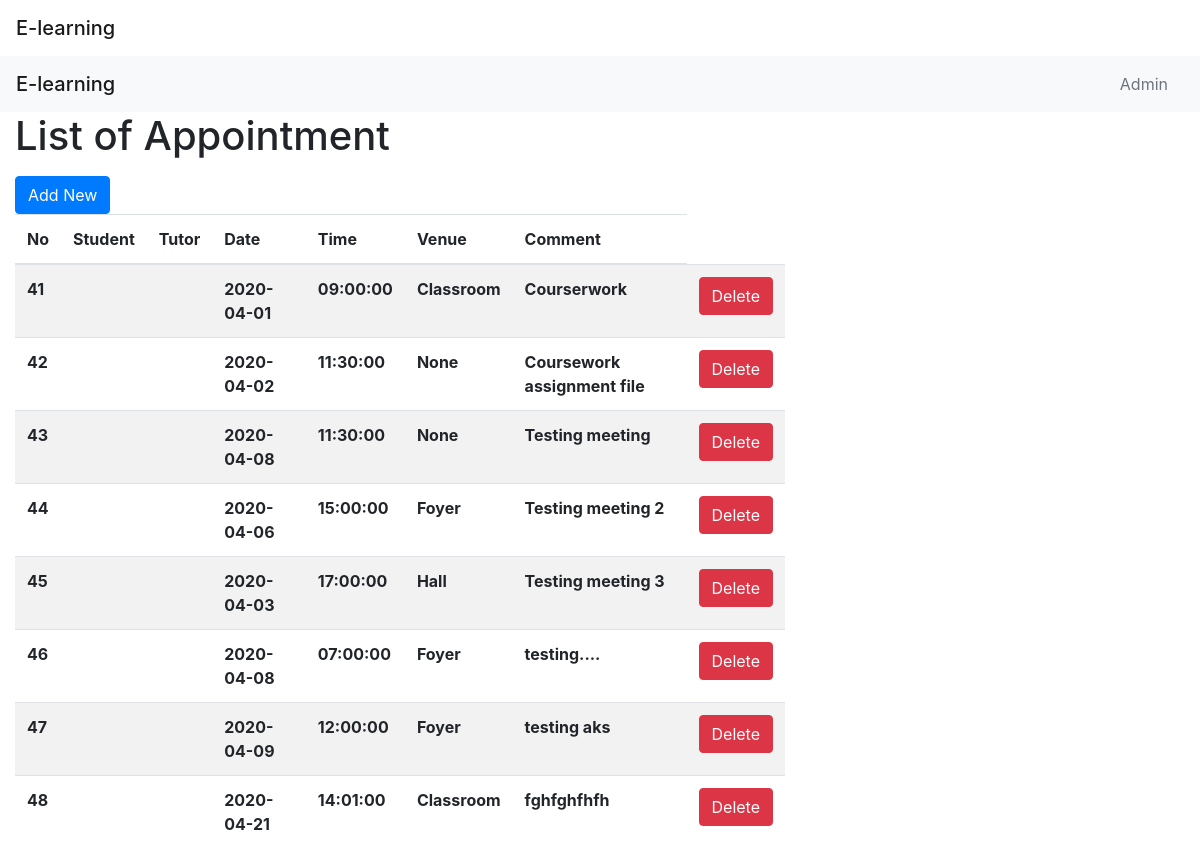
/appointment.php, run on the app's committed database.
### tables this page shows
CREATE TABLE `appointment` (
  `appointment_id` int(11) NOT NULL,
  `username` varchar(50) NOT NULL,
  `title` varchar(50) NOT NULL,
  `date` date NOT NULL,
  `time` time NOT NULL DEFAULT current_timestamp(),
  `type` varchar(30) NOT NULL,
  `venue` varchar(50) NOT NULL,
  `comment` text NOT NULL,
  `status` varchar(50) NOT NULL DEFAULT 'pending'
);

### include/function.php (called while the page is built, shortened)
<?php
include_once 'database.php';
function query($sql) {
  global $connection;
  return mysqli_query($connection, $sql);
}
 ?>

### appointment.php (the view, shortened to what this page needs)
<?php include ('database.php'); ?>
<?php include ('function.php'); ?>
<?php include ('include/header.php'); ?>
 <?php include ('include/navigation.php'); ?>
<div class="col-md-8">
	<div class="form-group">
    <h1>List of Appointment</h1>
	</div>
<table class="table table-striped">
  <div class="col-xs-4">
    <a class="btn btn-primary" href="createAppointment.php" >Add New</a>
</div>
  <thead>
    <tr>
      <th scope="col">No</th>
      <th scope="col">Student</th>
      <th scope="col">Tutor</th>
      <th scope="col">Date</th>
      <th scope="col">Time</th>
      <th scope="col">Venue</th>
      <th scope="col">Comment</th>
    </tr>
  </thead>
  <tbody>
<?php
  $query = query("SELECT * FROM appointment");
    while($row = mysqli_fetch_assoc($query)){
      $appointment_id = $row['appointment_id'];
    	$name = $row['name'];
    	$tutor = $row['tutor'];
      $date = $row['date'];
      $time = $row['time'];
      $venue = $row['venue'];
      $comment = $row['comment'];
    	echo "<tr>";
      echo "<th scope='row'>$appointment_id</th>";
      echo "<th>$name</th>";
      echo "<th>$tutor</th>";
      echo "<th>$date</th>";
      echo "<th>$time</th>";
      echo "<th>$venue</th>";
      echo "<th>$comment</th>";
    	echo "<td><a href='appointment.php?delete={$appointment_id}' class='btn btn-danger' onclick='check_delete()'>Delete</a></td>";
    	echo "</tr>";
    }
?>
  </tbody>
</table>
</div>

### data on the page
appointment: appointment_id "41", date "2020-04-01", time "09:00:00", venue "Classroom", comment "Courserwork"
appointment: appointment_id "42", date "2020-04-02", time "11:30:00", venue "None", comment "Coursework assignment file"
appointment: appointment_id "43", date "2020-04-08", time "11:30:00", venue "None", comment "Testing meeting"
appointment: appointment_id "44", date "2020-04-06", time "15:00:00", venue "Foyer", comment "Testing meeting 2"
appointment: appointment_id "45", date "2020-04-03", time "17:00:00", venue "Hall", comment "Testing meeting 3"
appointment: appointment_id "46", date "2020-04-08", time "07:00:00", venue "Foyer", comment "testing...."
appointment: appointment_id "47", date "2020-04-09", time "12:00:00", venue "Foyer", comment "testing aks"
appointment: appointment_id "48", date "2020-04-21", time "14:01:00", venue "Classroom", comment "fghfghfhfh"
